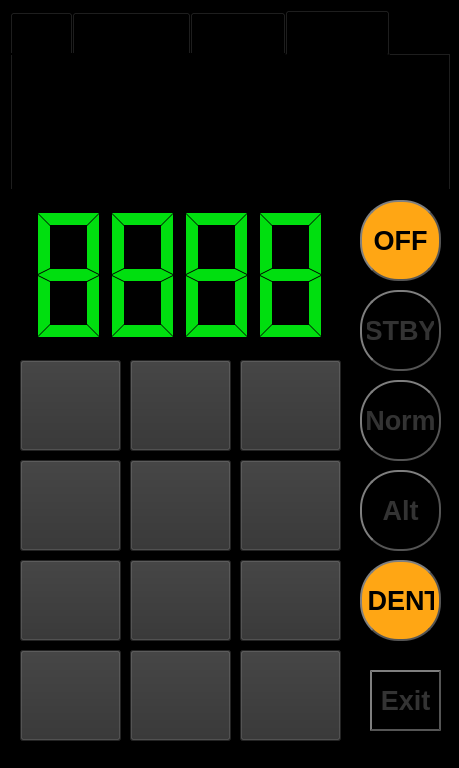
<?xml version="1.0" encoding="UTF-8"?>
<ui version="4.0">
 <class>MainWindow</class>
 <widget class="QMainWindow" name="MainWindow">
  <property name="geometry">
   <rect>
    <x>0</x>
    <y>0</y>
    <width>459</width>
    <height>768</height>
   </rect>
  </property>
  <property name="sizePolicy">
   <sizepolicy hsizetype="Fixed" vsizetype="Fixed">
    <horstretch>0</horstretch>
    <verstretch>0</verstretch>
   </sizepolicy>
  </property>
  <property name="minimumSize">
   <size>
    <width>10</width>
    <height>768</height>
   </size>
  </property>
  <property name="maximumSize">
   <size>
    <width>1024</width>
    <height>768</height>
   </size>
  </property>
  <property name="windowTitle">
   <string>MainWindow</string>
  </property>
  <property name="styleSheet">
   <string notr="true">background-color: rgb(0,0,0);</string>
  </property>
  <property name="unifiedTitleAndToolBarOnMac">
   <bool>false</bool>
  </property>
  <widget class="QWidget" name="centralwidget">
   <widget class="QPushButton" name="pushButton">
    <property name="geometry">
     <rect>
      <x>20</x>
      <y>360</y>
      <width>101</width>
      <height>91</height>
     </rect>
    </property>
    <property name="styleSheet">
     <string notr="true">
QPushButton {
    image: url(:/images/one.png); 
    background-color: rgb(49, 49, 49);
}
QPushButton:pressed {
    background-color: rgb(224, 0, 0);
}</string>
    </property>
    <property name="text">
     <string/>
    </property>
   </widget>
   <widget class="QPushButton" name="pushButton_2">
    <property name="geometry">
     <rect>
      <x>130</x>
      <y>360</y>
      <width>101</width>
      <height>91</height>
     </rect>
    </property>
    <property name="styleSheet">
     <string notr="true">
QPushButton {
    image: url(:/images/two.png); 
    background-color: rgb(49, 49, 49);
}
QPushButton:pressed {
    background-color: rgb(224, 0, 0);
}</string>
    </property>
    <property name="text">
     <string/>
    </property>
   </widget>
   <widget class="QPushButton" name="pushButton_3">
    <property name="geometry">
     <rect>
      <x>240</x>
      <y>360</y>
      <width>101</width>
      <height>91</height>
     </rect>
    </property>
    <property name="styleSheet">
     <string notr="true">
QPushButton {
    image: url(:/images/tree.png); 
    background-color: rgb(49, 49, 49);
}
QPushButton:pressed {
    background-color: rgb(224, 0, 0);
}</string>
    </property>
    <property name="text">
     <string/>
    </property>
   </widget>
   <widget class="QPushButton" name="pushButton_4">
    <property name="geometry">
     <rect>
      <x>20</x>
      <y>460</y>
      <width>101</width>
      <height>91</height>
     </rect>
    </property>
    <property name="styleSheet">
     <string notr="true">
QPushButton {
    image: url(:/images/fore.png); 
    background-color: rgb(49, 49, 49);
}
QPushButton:pressed {
    background-color: rgb(224, 0, 0);
}</string>
    </property>
    <property name="text">
     <string/>
    </property>
   </widget>
   <widget class="QPushButton" name="pushButton_5">
    <property name="geometry">
     <rect>
      <x>130</x>
      <y>460</y>
      <width>101</width>
      <height>91</height>
     </rect>
    </property>
    <property name="styleSheet">
     <string notr="true">
QPushButton {
    image: url(:/images/five.png); 
    background-color: rgb(49, 49, 49);
}
QPushButton:pressed {
    background-color: rgb(224, 0, 0);
}</string>
    </property>
    <property name="text">
     <string/>
    </property>
   </widget>
   <widget class="QPushButton" name="pushButton_6">
    <property name="geometry">
     <rect>
      <x>240</x>
      <y>460</y>
      <width>101</width>
      <height>91</height>
     </rect>
    </property>
    <property name="styleSheet">
     <string notr="true">
QPushButton {
    image: url(:/images/six.png); 
    background-color: rgb(49, 49, 49);
}
QPushButton:pressed {
    background-color: rgb(224, 0, 0);
}</string>
    </property>
    <property name="text">
     <string/>
    </property>
   </widget>
   <widget class="QPushButton" name="pushButton_7">
    <property name="geometry">
     <rect>
      <x>20</x>
      <y>560</y>
      <width>101</width>
      <height>81</height>
     </rect>
    </property>
    <property name="styleSheet">
     <string notr="true">
QPushButton {
    image: url(:/images/seven.png); 
    background-color: rgb(49, 49, 49);
}
QPushButton:pressed {
    background-color: rgb(224, 0, 0);
}</string>
    </property>
    <property name="text">
     <string/>
    </property>
   </widget>
   <widget class="QPushButton" name="pushButton_8">
    <property name="geometry">
     <rect>
      <x>130</x>
      <y>560</y>
      <width>101</width>
      <height>81</height>
     </rect>
    </property>
    <property name="styleSheet">
     <string notr="true">
QPushButton {
    image: url(:/images/eight.png); 
    background-color: rgb(49, 49, 49);
}
QPushButton:pressed {
    background-color: rgb(224, 0, 0);
}</string>
    </property>
    <property name="text">
     <string/>
    </property>
   </widget>
   <widget class="QPushButton" name="pushButton_9">
    <property name="geometry">
     <rect>
      <x>240</x>
      <y>560</y>
      <width>101</width>
      <height>81</height>
     </rect>
    </property>
    <property name="styleSheet">
     <string notr="true">
QPushButton {
    image: url(:/images/nine.png); 
    background-color: rgb(49, 49, 49);
}
QPushButton:pressed {
    background-color: rgb(224, 0, 0);
}</string>
    </property>
    <property name="text">
     <string/>
    </property>
   </widget>
   <widget class="QPushButton" name="pushButton_off">
    <property name="geometry">
     <rect>
      <x>360</x>
      <y>200</y>
      <width>81</width>
      <height>81</height>
     </rect>
    </property>
    <property name="font">
     <font>
      <pointsize>20</pointsize>
      <bold>true</bold>
     </font>
    </property>
    <property name="styleSheet">
     <string notr="true">QPushButton {
background-color: rgb(255, 166, 20);
border: 2px solid #555;
border-radius: 38px;
border-style: outset;
background: qradialgradient(
cx: 0.5, cy: -0.4, fx: 0.3, fy: -0.3,
radius: 1.35, stop: 0 #fff, stop: 1 #561
);
padding: 5px;
}

</string>
    </property>
    <property name="text">
     <string>OFF</string>
    </property>
   </widget>
   <widget class="QPushButton" name="pushButton_stby">
    <property name="geometry">
     <rect>
      <x>360</x>
      <y>290</y>
      <width>81</width>
      <height>81</height>
     </rect>
    </property>
    <property name="font">
     <font>
      <pointsize>20</pointsize>
      <bold>true</bold>
     </font>
    </property>
    <property name="styleSheet">
     <string notr="true">QPushButton {
color: #333;
border: 2px solid #555;
border-radius: 38px;
border-style: outset;
background: qradialgradient(
cx: 0.3, cy: -0.4, fx: 0.3, fy: -0.4,
radius: 1.35, stop: 0 #fff, stop: 1 #888
);
padding: 5px;
}


</string>
    </property>
    <property name="text">
     <string>STBY</string>
    </property>
   </widget>
   <widget class="QPushButton" name="pushButton_norm">
    <property name="geometry">
     <rect>
      <x>360</x>
      <y>380</y>
      <width>81</width>
      <height>81</height>
     </rect>
    </property>
    <property name="font">
     <font>
      <pointsize>20</pointsize>
      <bold>true</bold>
     </font>
    </property>
    <property name="styleSheet">
     <string notr="true">QPushButton {
color: #333;
border: 2px solid #555;
border-radius: 38px;
border-style: outset;
background: qradialgradient(
cx: 0.3, cy: -0.4, fx: 0.3, fy: -0.4,
radius: 1.35, stop: 0 #fff, stop: 1 #888
);
padding: 5px;
}

</string>
    </property>
    <property name="text">
     <string>Norm</string>
    </property>
   </widget>
   <widget class="QPushButton" name="pushButton_alt">
    <property name="geometry">
     <rect>
      <x>360</x>
      <y>470</y>
      <width>81</width>
      <height>81</height>
     </rect>
    </property>
    <property name="font">
     <font>
      <pointsize>20</pointsize>
      <bold>true</bold>
     </font>
    </property>
    <property name="styleSheet">
     <string notr="true">QPushButton {
color: #333;
border: 2px solid #555;
border-radius: 38px;
border-style: outset;
background: qradialgradient(
cx: 0.3, cy: -0.4, fx: 0.3, fy: -0.4,
radius: 1.35, stop: 0 #fff, stop: 1 #888
);
padding: 5px;
}


</string>
    </property>
    <property name="text">
     <string>Alt</string>
    </property>
   </widget>
   <widget class="QLCDNumber" name="lcdNumber">
    <property name="geometry">
     <rect>
      <x>10</x>
      <y>200</y>
      <width>341</width>
      <height>151</height>
     </rect>
    </property>
    <property name="font">
     <font>
      <bold>true</bold>
     </font>
    </property>
    <property name="styleSheet">
     <string notr="true">color: rgb(0, 223, 15);</string>
    </property>
    <property name="digitCount">
     <number>4</number>
    </property>
    <property name="segmentStyle">
     <enum>QLCDNumber::SegmentStyle::Flat</enum>
    </property>
    <property name="intValue" stdset="0">
     <number>8888</number>
    </property>
   </widget>
   <widget class="QPushButton" name="pushButton_16">
    <property name="geometry">
     <rect>
      <x>20</x>
      <y>650</y>
      <width>101</width>
      <height>91</height>
     </rect>
    </property>
    <property name="styleSheet">
     <string notr="true">
QPushButton {
    image: url(:/images/enter.png); 
    background-color: rgb(49, 49, 49);
}
QPushButton:pressed {
    background-color: rgb(224, 0, 0);
}</string>
    </property>
    <property name="text">
     <string/>
    </property>
   </widget>
   <widget class="QPushButton" name="pushButton_17">
    <property name="geometry">
     <rect>
      <x>130</x>
      <y>650</y>
      <width>101</width>
      <height>91</height>
     </rect>
    </property>
    <property name="styleSheet">
     <string notr="true">
QPushButton {
    image: url(:/images/zero.png); 
    background-color: rgb(49, 49, 49);
}
QPushButton:pressed {
    background-color: rgb(224, 0, 0);
}</string>
    </property>
    <property name="text">
     <string/>
    </property>
   </widget>
   <widget class="QPushButton" name="pushButton_18">
    <property name="geometry">
     <rect>
      <x>240</x>
      <y>650</y>
      <width>101</width>
      <height>91</height>
     </rect>
    </property>
    <property name="styleSheet">
     <string notr="true">
QPushButton {
    image: url(:/images/del.png); 
    background-color: rgb(49, 49, 49);
}
QPushButton:pressed {
    background-color: rgb(224, 0, 0);
}</string>
    </property>
    <property name="text">
     <string/>
    </property>
   </widget>
   <widget class="QPushButton" name="pushButton_19">
    <property name="geometry">
     <rect>
      <x>370</x>
      <y>670</y>
      <width>71</width>
      <height>61</height>
     </rect>
    </property>
    <property name="font">
     <font>
      <pointsize>20</pointsize>
      <bold>true</bold>
     </font>
    </property>
    <property name="styleSheet">
     <string notr="true">QPushButton {
color: #333;
border: 2px solid #555;
border-radius: 38px;
border-style: outset;
background: qradialgradient(
cx: 0.3, cy: -0.4, fx: 0.1, fy: -0.1,
radius: 1.2, stop: 0 #fff, stop: 1 #922
);
padding: 5px;
}


</string>
    </property>
    <property name="text">
     <string>Exit</string>
    </property>
   </widget>
   <widget class="QPushButton" name="pushButton_Ident">
    <property name="geometry">
     <rect>
      <x>360</x>
      <y>560</y>
      <width>81</width>
      <height>81</height>
     </rect>
    </property>
    <property name="font">
     <font>
      <pointsize>20</pointsize>
      <bold>true</bold>
     </font>
    </property>
    <property name="styleSheet">
     <string notr="true">QPushButton {
background-color: rgb(255, 166, 20);
border: 2px solid #555;
border-radius: 38px;
border-style: outset;
background: qradialgradient(
cx: 0.5, cy: -0.4, fx: 0.3, fy: -0.3,
radius: 1.35, stop: 0 #fff, stop: 1 #227
);
padding: 5px;
}


</string>
    </property>
    <property name="text">
     <string>IDENT</string>
    </property>
   </widget>
   <widget class="QTabWidget" name="tabWidget">
    <property name="geometry">
     <rect>
      <x>10</x>
      <y>10</y>
      <width>441</width>
      <height>181</height>
     </rect>
    </property>
    <property name="font">
     <font>
      <family>Times New Roman</family>
      <pointsize>22</pointsize>
     </font>
    </property>
    <property name="styleSheet">
     <string notr="true">background-color: rgb(0, 0, 0);</string>
    </property>
    <property name="currentIndex">
     <number>3</number>
    </property>
    <widget class="QWidget" name="tab">
     <attribute name="title">
      <string>Alt</string>
     </attribute>
     <widget class="QLabel" name="label_2">
      <property name="geometry">
       <rect>
        <x>310</x>
        <y>80</y>
        <width>121</width>
        <height>41</height>
       </rect>
      </property>
      <property name="font">
       <font>
        <pointsize>40</pointsize>
       </font>
      </property>
      <property name="text">
       <string>Alt. ft.</string>
      </property>
     </widget>
     <widget class="QLCDNumber" name="lcdNumber_3">
      <property name="geometry">
       <rect>
        <x>20</x>
        <y>0</y>
        <width>281</width>
        <height>141</height>
       </rect>
      </property>
      <property name="styleSheet">
       <string notr="true">color: rgb(13, 255, 252);</string>
      </property>
      <property name="smallDecimalPoint">
       <bool>false</bool>
      </property>
      <property name="digitCount">
       <number>5</number>
      </property>
      <property name="segmentStyle">
       <enum>QLCDNumber::SegmentStyle::Flat</enum>
      </property>
      <property name="intValue" stdset="0">
       <number>88888</number>
      </property>
     </widget>
    </widget>
    <widget class="QWidget" name="tab_4">
     <attribute name="title">
      <string>Squawk</string>
     </attribute>
     <widget class="QLCDNumber" name="lcdNumber_2">
      <property name="geometry">
       <rect>
        <x>10</x>
        <y>10</y>
        <width>271</width>
        <height>131</height>
       </rect>
      </property>
      <property name="font">
       <font>
        <italic>true</italic>
       </font>
      </property>
      <property name="styleSheet">
       <string notr="true">color: rgb(255, 243, 58);</string>
      </property>
      <property name="digitCount">
       <number>4</number>
      </property>
      <property name="segmentStyle">
       <enum>QLCDNumber::SegmentStyle::Flat</enum>
      </property>
      <property name="intValue" stdset="0">
       <number>8888</number>
      </property>
     </widget>
     <widget class="QLabel" name="label">
      <property name="geometry">
       <rect>
        <x>290</x>
        <y>90</y>
        <width>81</width>
        <height>51</height>
       </rect>
      </property>
      <property name="font">
       <font>
        <pointsize>40</pointsize>
       </font>
      </property>
      <property name="text">
       <string>Next</string>
      </property>
     </widget>
    </widget>
    <widget class="QWidget" name="tab_2">
     <attribute name="title">
      <string>Status</string>
     </attribute>
     <widget class="QPlainTextEdit" name="plainTextEdit">
      <property name="geometry">
       <rect>
        <x>20</x>
        <y>0</y>
        <width>411</width>
        <height>141</height>
       </rect>
      </property>
      <property name="plainText">
       <string>Status display...</string>
      </property>
     </widget>
    </widget>
    <widget class="QWidget" name="tab_3">
     <attribute name="title">
      <string>Config</string>
     </attribute>
    </widget>
   </widget>
  </widget>
  <widget class="QStatusBar" name="statusbar">
   <property name="sizeGripEnabled">
    <bool>true</bool>
   </property>
  </widget>
 </widget>
 <resources/>
 <connections/>
</ui>
